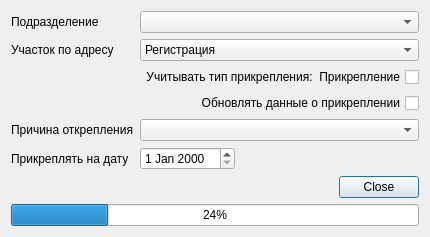
<?xml version="1.0" encoding="UTF-8"?>
<ui version="4.0">
 <class>CreateAttachClientsForAreaDialog</class>
 <widget class="QDialog" name="CreateAttachClientsForAreaDialog">
  <property name="geometry">
   <rect>
    <x>0</x>
    <y>0</y>
    <width>423</width>
    <height>200</height>
   </rect>
  </property>
  <property name="windowTitle">
   <string>Выполнить прикрепление пациентов к участкам</string>
  </property>
  <layout class="QGridLayout" name="gridLayout">
   <item row="0" column="0">
    <widget class="QLabel" name="lblOrgStructure">
     <property name="text">
      <string>Подразделение</string>
     </property>
    </widget>
   </item>
   <item row="1" column="0">
    <widget class="QLabel" name="lblAreaAddressType">
     <property name="text">
      <string>Участок по адресу</string>
     </property>
    </widget>
   </item>
   <item row="2" column="1" colspan="2">
    <widget class="QCheckBox" name="chkAttach">
     <property name="layoutDirection">
      <enum>Qt::RightToLeft</enum>
     </property>
     <property name="text">
      <string>Учитывать тип прикрепления:  Прикрепление</string>
     </property>
     <property name="checked">
      <bool>false</bool>
     </property>
     <property name="tristate">
      <bool>false</bool>
     </property>
    </widget>
   </item>
   <item row="3" column="1" colspan="2">
    <widget class="QCheckBox" name="chkUpdateData">
     <property name="layoutDirection">
      <enum>Qt::RightToLeft</enum>
     </property>
     <property name="text">
      <string>Обновлять данные о прикреплении</string>
     </property>
    </widget>
   </item>
   <item row="4" column="0">
    <widget class="QLabel" name="lblDeAttachType">
     <property name="text">
      <string>Причина открепления</string>
     </property>
    </widget>
   </item>
   <item row="5" column="1">
    <widget class="CDateEdit" name="edtDate"/>
   </item>
   <item row="5" column="2">
    <spacer name="horizontalSpacer">
     <property name="orientation">
      <enum>Qt::Horizontal</enum>
     </property>
     <property name="sizeHint" stdset="0">
      <size>
       <width>195</width>
       <height>14</height>
      </size>
     </property>
    </spacer>
   </item>
   <item row="0" column="1" colspan="2">
    <widget class="COrgStructureComboBox" name="cmbOrgStructure">
     <property name="enabled">
      <bool>true</bool>
     </property>
    </widget>
   </item>
   <item row="1" column="1" colspan="2">
    <widget class="QComboBox" name="cmbAreaAddressType">
     <item>
      <property name="text">
       <string>Регистрация</string>
      </property>
     </item>
     <item>
      <property name="text">
       <string>Проживание</string>
      </property>
     </item>
    </widget>
   </item>
   <item row="4" column="1" colspan="2">
    <widget class="CRBComboBox" name="cmbDeAttachType"/>
   </item>
   <item row="6" column="0" colspan="3">
    <widget class="QDialogButtonBox" name="buttonBox">
     <property name="orientation">
      <enum>Qt::Horizontal</enum>
     </property>
     <property name="standardButtons">
      <set>QDialogButtonBox::Close</set>
     </property>
    </widget>
   </item>
   <item row="7" column="0" colspan="3">
    <widget class="CProgressBar" name="progressBar">
     <property name="value">
      <number>24</number>
     </property>
    </widget>
   </item>
   <item row="5" column="0">
    <widget class="QLabel" name="lblDate">
     <property name="text">
      <string>Прикреплять на дату</string>
     </property>
    </widget>
   </item>
  </layout>
 </widget>
 <customwidgets>
  <customwidget>
   <class>COrgStructureComboBox</class>
   <extends>QComboBox</extends>
   <header>OrgStructComboBoxes.h</header>
  </customwidget>
  <customwidget>
   <class>CProgressBar</class>
   <extends>QProgressBar</extends>
   <header>library/ProgressBar.h</header>
  </customwidget>
  <customwidget>
   <class>CRBComboBox</class>
   <extends>QComboBox</extends>
   <header>library/crbcombobox.h</header>
  </customwidget>
  <customwidget>
   <class>CDateEdit</class>
   <extends>QDateEdit</extends>
   <header>library/DateEdit.h</header>
  </customwidget>
 </customwidgets>
 <tabstops>
  <tabstop>cmbOrgStructure</tabstop>
  <tabstop>cmbAreaAddressType</tabstop>
  <tabstop>chkAttach</tabstop>
  <tabstop>chkUpdateData</tabstop>
  <tabstop>buttonBox</tabstop>
 </tabstops>
 <resources/>
 <connections>
  <connection>
   <sender>buttonBox</sender>
   <signal>accepted()</signal>
   <receiver>CreateAttachClientsForAreaDialog</receiver>
   <slot>accept()</slot>
   <hints>
    <hint type="sourcelabel">
     <x>248</x>
     <y>254</y>
    </hint>
    <hint type="destinationlabel">
     <x>157</x>
     <y>274</y>
    </hint>
   </hints>
  </connection>
  <connection>
   <sender>buttonBox</sender>
   <signal>rejected()</signal>
   <receiver>CreateAttachClientsForAreaDialog</receiver>
   <slot>reject()</slot>
   <hints>
    <hint type="sourcelabel">
     <x>316</x>
     <y>260</y>
    </hint>
    <hint type="destinationlabel">
     <x>286</x>
     <y>274</y>
    </hint>
   </hints>
  </connection>
 </connections>
</ui>
